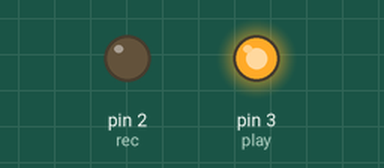
A sketch run on a simulated Arduino Uno, built with avr-gcc and run on an emulated ATmega328P. On the bench: output pins drawn as LEDs (lit = HIGH).

Above: at 6.05 s.
At 8.6 s:
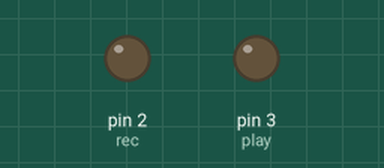
Timing chart, 0 to 11.9 s (numbered marks = the images above):
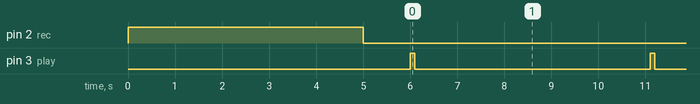

Measured:
- by itself, pin 3 (play): alternates HIGH for 0.10 s and LOW for 5.0 s

The sketch:

Sound_Recorder.ino
```cpp
/*
  Project: Sound Recorder Module Control
  Description:
    - Controls a sound recording and playback module (e.g., ISD1820).
    - Records for 5 seconds on startup, then repeatedly plays back the recording.
*/

int rec = 2;   // Record control pin
int play = 3;  // Playback control pin

void setup() {
  // Set Record and Playback pins as output
  pinMode(rec, OUTPUT);
  pinMode(play, OUTPUT);

  // Ensure both Record and Playback are OFF initially
  digitalWrite(rec, LOW);
  digitalWrite(play, LOW);

  // Record for 5 seconds (Red LED ON while recording)
  digitalWrite(rec, HIGH);
  delay(5000);         // Recording duration
  digitalWrite(rec, LOW);
  delay(1000);         // Wait before playback
}

void loop() {
  // Play back the recording repeatedly (Red LED blinks during playback)
  digitalWrite(play, HIGH);
  delay(100);          // Short pulse to trigger playback
  digitalWrite(play, LOW);
  delay(5000);         // Wait 5 seconds between playbacks
}
```
